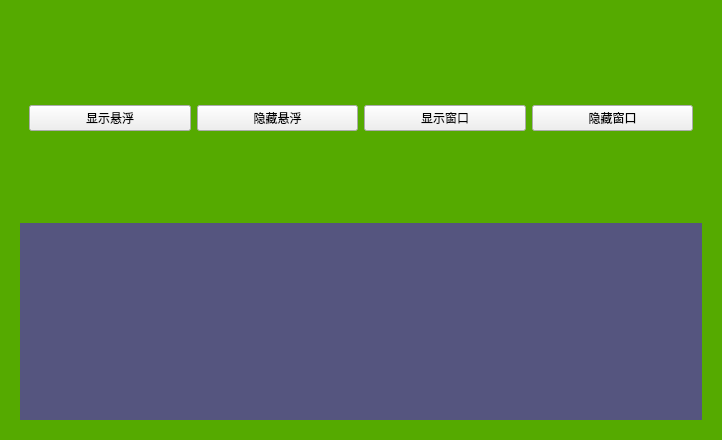
<?xml version="1.0" encoding="UTF-8"?>
<ui version="4.0">
 <class>Form</class>
 <widget class="QWidget" name="Form">
  <property name="geometry">
   <rect>
    <x>0</x>
    <y>0</y>
    <width>722</width>
    <height>440</height>
   </rect>
  </property>
  <property name="windowTitle">
   <string>Form</string>
  </property>
  <property name="styleSheet">
   <string notr="true">#Form{
	background-color: rgb(85, 170, 0);
}

#widget_1{
	background-color: rgba(255, 255, 255,0.3);
	border-radius : 10px;
}

#label_1{
	margin-left : 100px;
	font: 75 12pt &quot;微软雅黑&quot;;

}</string>
  </property>
  <layout class="QHBoxLayout" name="horizontalLayout">
   <item>
    <widget class="QWidget" name="widget" native="true">
     <layout class="QVBoxLayout" name="verticalLayout">
      <item>
       <widget class="QWidget" name="widget_3" native="true">
        <layout class="QHBoxLayout" name="horizontalLayout_2">
         <item>
          <widget class="QPushButton" name="pushButton">
           <property name="text">
            <string>显示悬浮</string>
           </property>
          </widget>
         </item>
         <item>
          <widget class="QPushButton" name="pushButton_4">
           <property name="text">
            <string>隐藏悬浮</string>
           </property>
          </widget>
         </item>
         <item>
          <widget class="QPushButton" name="pushButton_2">
           <property name="text">
            <string>显示窗口</string>
           </property>
          </widget>
         </item>
         <item>
          <widget class="QPushButton" name="pushButton_3">
           <property name="text">
            <string>隐藏窗口</string>
           </property>
          </widget>
         </item>
        </layout>
       </widget>
      </item>
      <item>
       <widget class="QWidget" name="widget_2" native="true">
        <property name="styleSheet">
         <string notr="true">background-color: rgb(85, 85, 127);</string>
        </property>
       </widget>
      </item>
     </layout>
    </widget>
   </item>
  </layout>
 </widget>
 <resources/>
 <connections>
  <connection>
   <sender>pushButton</sender>
   <signal>clicked()</signal>
   <receiver>Form</receiver>
   <slot>showWidget()</slot>
   <hints>
    <hint type="sourcelabel">
     <x>42</x>
     <y>115</y>
    </hint>
    <hint type="destinationlabel">
     <x>-154</x>
     <y>173</y>
    </hint>
   </hints>
  </connection>
  <connection>
   <sender>pushButton_2</sender>
   <signal>clicked()</signal>
   <receiver>Form</receiver>
   <slot>showWindow()</slot>
   <hints>
    <hint type="sourcelabel">
     <x>488</x>
     <y>115</y>
    </hint>
    <hint type="destinationlabel">
     <x>903</x>
     <y>57</y>
    </hint>
   </hints>
  </connection>
  <connection>
   <sender>pushButton_4</sender>
   <signal>clicked()</signal>
   <receiver>Form</receiver>
   <slot>hideWidget()</slot>
   <hints>
    <hint type="sourcelabel">
     <x>291</x>
     <y>108</y>
    </hint>
    <hint type="destinationlabel">
     <x>296</x>
     <y>-53</y>
    </hint>
   </hints>
  </connection>
  <connection>
   <sender>pushButton_3</sender>
   <signal>clicked()</signal>
   <receiver>Form</receiver>
   <slot>hideWindow()</slot>
   <hints>
    <hint type="sourcelabel">
     <x>629</x>
     <y>119</y>
    </hint>
    <hint type="destinationlabel">
     <x>890</x>
     <y>124</y>
    </hint>
   </hints>
  </connection>
 </connections>
 <slots>
  <slot>showWidget()</slot>
  <slot>showWindow()</slot>
  <slot>hideWidget()</slot>
  <slot>hideWindow()</slot>
 </slots>
</ui>
